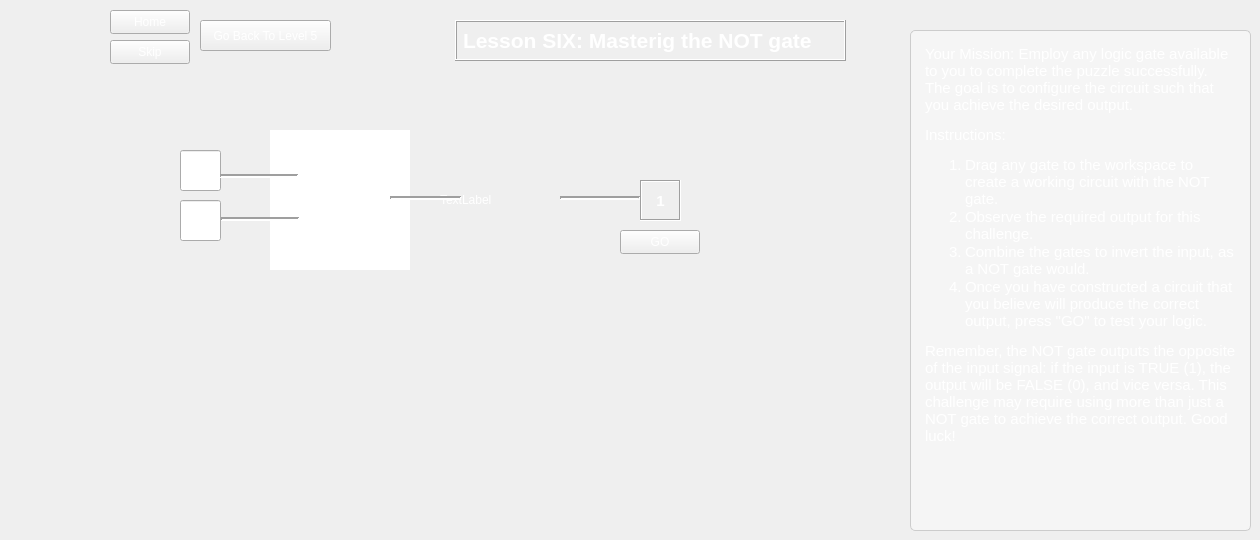
   <widget class="QWidget" name="level6">
    <property name="styleSheet">
     <string notr="true">color: white;</string>
    </property>
    <widget class="QPushButton" name="goButtonLevelSix">
     <property name="geometry">
      <rect>
       <x>620</x>
       <y>230</y>
       <width>80</width>
       <height>24</height>
      </rect>
     </property>
     <property name="text">
      <string>GO</string>
     </property>
    </widget>
    <widget class="CustomLineEdit" name="level6Input2">
     <property name="geometry">
      <rect>
       <x>180</x>
       <y>200</y>
       <width>41</width>
       <height>41</height>
      </rect>
     </property>
     <property name="alignment">
      <set>Qt::AlignCenter</set>
     </property>
    </widget>
    <widget class="QPushButton" name="backToLevel1_5">
     <property name="geometry">
      <rect>
       <x>200</x>
       <y>20</y>
       <width>131</width>
       <height>31</height>
      </rect>
     </property>
     <property name="font">
      <font>
       <pointsize>9</pointsize>
      </font>
     </property>
     <property name="text">
      <string>Go Back To Level 5</string>
     </property>
    </widget>
    <widget class="Custom_GraphicsView" name="gateOneLevel6">
     <property name="geometry">
      <rect>
       <x>270</x>
       <y>130</y>
       <width>140</width>
       <height>140</height>
      </rect>
     </property>
     <property name="frameShape">
      <enum>QFrame::NoFrame</enum>
     </property>
     <property name="lineWidth">
      <number>1</number>
     </property>
    </widget>
    <widget class="QLabel" name="label_12">
     <property name="geometry">
      <rect>
       <x>640</x>
       <y>180</y>
       <width>41</width>
       <height>41</height>
      </rect>
     </property>
     <property name="font">
      <font>
       <pointsize>11</pointsize>
       <bold>true</bold>
      </font>
     </property>
     <property name="frameShape">
      <enum>QFrame::Box</enum>
     </property>
     <property name="frameShadow">
      <enum>QFrame::Sunken</enum>
     </property>
     <property name="text">
      <string>1</string>
     </property>
     <property name="alignment">
      <set>Qt::AlignCenter</set>
     </property>
    </widget>
    <widget class="CustomLineEdit" name="level6Input1">
     <property name="geometry">
      <rect>
       <x>180</x>
       <y>150</y>
       <width>41</width>
       <height>41</height>
      </rect>
     </property>
     <property name="alignment">
      <set>Qt::AlignCenter</set>
     </property>
    </widget>
    <widget class="QPushButton" name="skipButton_6">
     <property name="geometry">
      <rect>
       <x>110</x>
       <y>40</y>
       <width>80</width>
       <height>24</height>
      </rect>
     </property>
     <property name="text">
      <string>Skip</string>
     </property>
    </widget>
    <widget class="QPushButton" name="homeButton_6">
     <property name="geometry">
      <rect>
       <x>110</x>
       <y>10</y>
       <width>80</width>
       <height>24</height>
      </rect>
     </property>
     <property name="text">
      <string>Home</string>
     </property>
    </widget>
    <widget class="QLabel" name="label_13">
     <property name="geometry">
      <rect>
       <x>455</x>
       <y>20</y>
       <width>391</width>
       <height>41</height>
      </rect>
     </property>
     <property name="font">
      <font>
       <pointsize>16</pointsize>
       <bold>true</bold>
      </font>
     </property>
     <property name="frameShape">
      <enum>QFrame::Box</enum>
     </property>
     <property name="frameShadow">
      <enum>QFrame::Raised</enum>
     </property>
     <property name="text">
      <string>Lesson SIX: Masterig the NOT gate</string>
     </property>
     <property name="textFormat">
      <enum>Qt::MarkdownText</enum>
     </property>
    </widget>
    <widget class="Line" name="line_21">
     <property name="geometry">
      <rect>
       <x>220</x>
       <y>168</y>
       <width>78</width>
       <height>16</height>
      </rect>
     </property>
     <property name="frameShadow">
      <enum>QFrame::Sunken</enum>
     </property>
     <property name="lineWidth">
      <number>2</number>
     </property>
     <property name="orientation">
      <enum>Qt::Horizontal</enum>
     </property>
    </widget>
    <widget class="Line" name="line_22">
     <property name="geometry">
      <rect>
       <x>221</x>
       <y>211</y>
       <width>78</width>
       <height>16</height>
      </rect>
     </property>
     <property name="frameShadow">
      <enum>QFrame::Sunken</enum>
     </property>
     <property name="lineWidth">
      <number>2</number>
     </property>
     <property name="orientation">
      <enum>Qt::Horizontal</enum>
     </property>
    </widget>
    <widget class="Line" name="line_23">
     <property name="geometry">
      <rect>
       <x>560</x>
       <y>190</y>
       <width>80</width>
       <height>16</height>
      </rect>
     </property>
     <property name="frameShadow">
      <enum>QFrame::Sunken</enum>
     </property>
     <property name="lineWidth">
      <number>2</number>
     </property>
     <property name="orientation">
      <enum>Qt::Horizontal</enum>
     </property>
    </widget>
    <widget class="Line" name="line_20">
     <property name="geometry">
      <rect>
       <x>390</x>
       <y>190</y>
       <width>71</width>
       <height>16</height>
      </rect>
     </property>
     <property name="frameShadow">
      <enum>QFrame::Sunken</enum>
     </property>
     <property name="lineWidth">
      <number>2</number>
     </property>
     <property name="orientation">
      <enum>Qt::Horizontal</enum>
     </property>
    </widget>
    <widget class="QLabel" name="intializedNotGate">
     <property name="geometry">
      <rect>
       <x>440</x>
       <y>130</y>
       <width>140</width>
       <height>140</height>
      </rect>
     </property>
     <property name="text">
      <string>TextLabel</string>
     </property>
    </widget>
    <widget class="QTextBrowser" name="textBrowser_6">
     <property name="geometry">
      <rect>
       <x>910</x>
       <y>30</y>
       <width>341</width>
       <height>501</height>
      </rect>
     </property>
     <property name="styleSheet">
      <string notr="true">QTextBrowser {
  background-color: #f5f5f5; /* Light grey background */
  color: #333333; /* Dark grey text */
  border: 1px solid #cccccc; /* Light grey border */
  border-radius: 5px; /* Rounded corners */
  padding: 10px; /* Spacing between text and border */
  font-family: 'Segoe UI'; /* Modern font */
  font-size: 12pt; /* Font size */
}

QTextBrowser::hover {
  border-color: #a0a0a0; /* Darker border on hover */
}

QTextBrowser QScrollBar:vertical {
  border: none;
  background: #e0e0e0; /* Scrollbar track color */
  width: 10px; /* Width of the scrollbar */
  margin: 10px 0 10px 0; /* Top and bottom margin */
  border-radius: 4px; /* Rounded corners for scrollbar */
}

QTextBrowser QScrollBar::handle:vertical {
  background: #a5d6a7; /* Color of the scrollbar handle */
  min-height: 20px; /* Minimum handle size */
  border-radius: 4px; /* Rounded corners for handle */
}

QTextBrowser QScrollBar::handle:vertical:hover {
  background: #81c784; /* Scrollbar handle color when hovered */
}

QTextBrowser QScrollBar::add-line:vertical,
QTextBrowser QScrollBar::sub-line:vertical {
  border: none;
  background: none; /* No arrows at the top and bottom */
}

QTextBrowser QScrollBar::add-page:vertical,
QTextBrowser QScrollBar::sub-page:vertical {
  background: none; /* No background for the area between handle and buttons */
}</string>
     </property>
     <property name="html">
      <string>&lt;!DOCTYPE HTML PUBLIC &quot;-//W3C//DTD HTML 4.0//EN&quot; &quot;http://www.w3.org/TR/REC-html40/strict.dtd&quot;&gt;
&lt;html&gt;&lt;head&gt;&lt;meta name=&quot;qrichtext&quot; content=&quot;1&quot; /&gt;&lt;meta charset=&quot;utf-8&quot; /&gt;&lt;style type=&quot;text/css&quot;&gt;
p, li { white-space: pre-wrap; }
hr { height: 1px; border-width: 0; }
li.unchecked::marker { content: &quot;\2610&quot;; }
li.checked::marker { content: &quot;\2612&quot;; }
&lt;/style&gt;&lt;/head&gt;&lt;body style=&quot; font-family:'Segoe UI'; font-size:12pt; font-weight:400; font-style:normal;&quot;&gt;
&lt;p style=&quot; margin-top:12px; margin-bottom:12px; margin-left:0px; margin-right:0px; -qt-block-indent:0; text-indent:0px;&quot;&gt;&lt;span style=&quot; font-size:11pt; color:#ffffff;&quot;&gt;Your Mission: Employ any logic gate available to you to complete the puzzle successfully. The goal is to configure the circuit such that you achieve the desired output.&lt;/span&gt;&lt;/p&gt;
&lt;p style=&quot; margin-top:12px; margin-bottom:12px; margin-left:0px; margin-right:0px; -qt-block-indent:0; text-indent:0px;&quot;&gt;&lt;span style=&quot; font-size:11pt; color:#ffffff;&quot;&gt;Instructions:&lt;/span&gt;&lt;/p&gt;
&lt;ol style=&quot;margin-top: 0px; margin-bottom: 0px; margin-left: 0px; margin-right: 0px; -qt-list-indent: 1;&quot;&gt;
&lt;li style=&quot; font-size:11pt; color:#ffffff;&quot; style=&quot; margin-top:12px; margin-bottom:0px; margin-left:0px; margin-right:0px; -qt-block-indent:0; text-indent:0px;&quot;&gt;Drag any gate to the workspace to create a working circuit with the NOT gate.&lt;/li&gt;
&lt;li style=&quot; font-size:11pt; color:#ffffff;&quot; style=&quot; margin-top:0px; margin-bottom:0px; margin-left:0px; margin-right:0px; -qt-block-indent:0; text-indent:0px;&quot;&gt;Observe the required output for this challenge.&lt;/li&gt;
&lt;li style=&quot; font-size:11pt; color:#ffffff;&quot; style=&quot; margin-top:0px; margin-bottom:0px; margin-left:0px; margin-right:0px; -qt-block-indent:0; text-indent:0px;&quot;&gt;Combine the gates to invert the input, as a NOT gate would.&lt;/li&gt;
&lt;li style=&quot; font-size:11pt; color:#ffffff;&quot; style=&quot; margin-top:0px; margin-bottom:12px; margin-left:0px; margin-right:0px; -qt-block-indent:0; text-indent:0px;&quot;&gt;Once you have constructed a circuit that you believe will produce the correct output, press &amp;quot;GO&amp;quot; to test your logic.&lt;/li&gt;&lt;/ol&gt;
&lt;p style=&quot; margin-top:12px; margin-bottom:12px; margin-left:0px; margin-right:0px; -qt-block-indent:0; text-indent:0px;&quot;&gt;&lt;span style=&quot; font-size:11pt; color:#ffffff;&quot;&gt;Remember, the NOT gate outputs the opposite of the input signal: if the input is TRUE (1), the output will be FALSE (0), and vice versa. This challenge may require using more than just a NOT gate to achieve the correct output. Good luck!&lt;/span&gt;&lt;/p&gt;&lt;/body&gt;&lt;/html&gt;</string>
     </property>
    </widget>
    <zorder>intializedNotGate</zorder>
    <zorder>goButtonLevelSix</zorder>
    <zorder>level6Input2</zorder>
    <zorder>backToLevel1_5</zorder>
    <zorder>gateOneLevel6</zorder>
    <zorder>label_12</zorder>
    <zorder>level6Input1</zorder>
    <zorder>skipButton_6</zorder>
    <zorder>homeButton_6</zorder>
    <zorder>label_13</zorder>
    <zorder>line_21</zorder>
    <zorder>line_22</zorder>
    <zorder>line_23</zorder>
    <zorder>line_20</zorder>
    <zorder>textBrowser_6</zorder>
   </widget>
